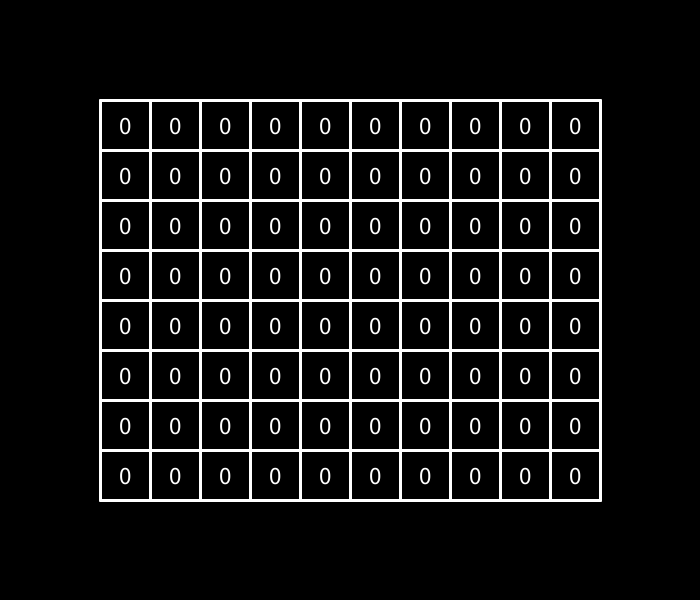
Frame 1 (no input)
Frame 60 (the mouse pressed at the canvas centre just before this capture): identical to frame 1, image omitted
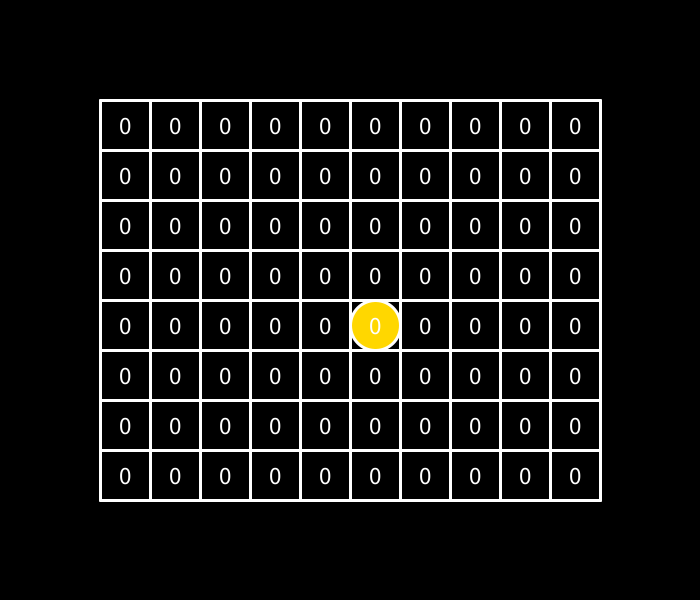
Frame 120 (the mouse held since frame 60 and released just before this capture)

The Processing sketch that drew these frames (run headless with seeded random() and noise(); from frame 60 on, the mouse is pressed at the canvas centre):

// Processing sketch: shortestPathSketchnew
// ── shortestPathSketchnew.pde
final int myWidth = 700;
final int myHeight = 600;
// Margem
final int marginWidth = 100;
final int marginHeight = 100;
// Resolucao Tabuleiro
final int myRows = 8;
final int myColumns = 10;
float cellWidth = (myWidth - 2.0*marginWidth)/myColumns;
float cellHeight = (myHeight - 2.0*marginHeight)/myRows;
// Matriz
int [][] board;
int [][] distance;
int [][] path;
int [] adjacent;
// Eixo
int cell; 
int cellX, cellY; 
float cellCenterX, cellCenterY; 

color windowColor;
int rColorIndex;
// Mouse
float x, y;
int myMouseX, myMouseY; 
boolean mouseflag;
// Timer
final int delay = 1000; 
int t1 = 0; 
final color black = color (0,0,0);
final color white = color (255, 255, 255);
final color red = color (255, 0, 0);
final color gold = color (255, 215, 0);

void settings()
{
  size(myWidth, myHeight); 
}

void setup()
{  
  ellipseMode(CENTER);
  windowColor = black;
  
  board = new int[myRows][myColumns];
  distance = new int[myRows][myColumns]; 
  path = new int [myRows][myColumns];
  adjacent = new int [8];
  matrixSetup(distance, -1); 
}

void draw()
{
  x=mouseX;
  y=mouseY;
  background(windowColor);
  drawBoard();
  drawCircle();
  drawPath();
  //ellipse(x, y, 5, 5);
  getMouseAxis(x, y, cellWidth, cellHeight, marginWidth, marginHeight);
  
  if (myMouseX < myColumns && myMouseX >= 0 && myMouseY < myRows && myMouseY >= 0) //Checks if the mouse is not clicking the margin
  {
    matrixSetup(path, 0);
    if (mouseflag)
      shortestPath(distance, myMouseY, myMouseX, path);
  }
}

// Settings
void lineSettings(color strokeColor, int strokeSize)
{
  stroke(strokeColor);
  strokeWeight(strokeSize);
}

void textSettings(color textColor, int size)
{
  textSize(size);
  fill(textColor); 
  textAlign(CENTER, CENTER); 
}

void drawBoard()
{
  lineSettings(white, 3);  
  for (int i = 0; i<=myColumns; i++)
    line(i*cellWidth + marginWidth, marginHeight, i*cellWidth + marginWidth, myRows*cellHeight + marginHeight);
  for (int i = 0; i<=myRows; i++)
    line(marginWidth, i*cellHeight + marginHeight, myColumns*cellWidth+marginWidth, i*cellHeight + marginHeight);
}

void drawCircle()
{
  int [] myColors = {gold};
  for (int i = 0; i<myRows; i++)
    for (int j = 0; j<myColumns; j++)
      if (board[i][j]>0)
      {
        fill(myColors[board[i][j]-1]);
        getCellCenter(j, i, cellWidth, cellHeight, marginWidth, marginHeight); 
        ellipse(cellCenterX, cellCenterY, cellWidth, cellHeight);
      }
}

void drawPath()
{
  textSettings(white, 25);
  for (int i = 0; i<myRows; i++)
    for (int j = 0; j<myColumns; j++)
    {
      getCellCenter(j, i, cellWidth, cellHeight, marginWidth, marginHeight); 
      text(path[i][j], cellCenterX, cellCenterY);
    }
}

void getMouseAxis(float x, float y, float w, float h, int marginWidth, int marginHeight) 
{
  myMouseX = int((x-marginWidth)/w);
  myMouseY = int((y-marginHeight)/h);
}

void getCellAxis(float x, float y, float w, float h, int marginWidth, int marginHeight) 
{
  cellX = int((x-marginWidth)/w);
  cellY = int((y-marginHeight)/h);
}

void getCellCenter(float x, float y, float w, float h, int marginWidth, int marginHeight) 
{
  cellCenterX = x*w + marginWidth + w/2.0;
  cellCenterY = y*h + marginHeight + h/2.0;
}

int getCell(float x, float y, float w, float h, int c, int marginWidth, int marginHeight) 
{
  int x0 = int((x-marginWidth)/w);
  int y0 = int((y-marginHeight)/h);
  cell = (y0*c)+x0;
  return cell;
}

void matrixSetup(int[][] m, int x) 
{
  for (int i = 0; i<myRows; i++)
    for (int j = 0; j<myColumns; j++)
      m[i][j]=x;
}

int countWhile(int[][] m, int rows, int columns, int x, int r, int c, int dv, int dh) 
{
  int result=0;
  r+=dv; 
  c+=dh; 
  while (r>=0 && c>=0 && r<=rows-1 && c<=columns-1 && m[r][c]==x)
  {
    result++; 
    r+=dv; 
    c+=dh; 
  }
  return result;
}

void S(int[][] m, int[][] d, int i, int j, int x) 
{
  if (i<myRows-1 && d[i+1][j]==-1 && m[i+1][j]==0) 
    d[i+1][j]=x+1;
}
void N(int[][] m, int[][] d, int i, int j, int x) 
{
  if (i>0 && d[i-1][j]==-1 && m[i-1][j]==0)
    d[i-1][j]=x+1;
}
void E(int[][] m, int[][] d, int i, int j, int x) 
{
  if (j<myColumns-1 && d[i][j+1]==-1 && m[i][j+1]==0)
    d[i][j+1]=x+1;
}

void NE(int[][]m, int[][]d, int i, int j, int x){
  if(i > 0 && j < myColumns -1 && d[i-1][j+1] == -1 && m[i-1][j+1] == 0)
    d[i-1][j+1] = x+1;
}

void SE(int[][]m, int[][]d, int i, int j, int x){
  if(i < myRows -1 && j < myColumns -1 && d[i+1][j+1] == -1 && m[i+1][j+1] == 0)
    d[i+1][j+1] = x+1;
}

void W(int[][] m, int[][] d, int i, int j, int x) 
{
  if (j>0 && d[i][j-1]==-1 && m[i][j-1]==0)
    d[i][j-1]=x+1;
}

void NW(int[][]m, int[][]d, int i, int j, int x){
  if(i > 0 && j > 0 && d[i-1][j-1] == -1 && m[i-1][j-1] == 0)
    d[i-1][j-1] = x+1;
}

void SW (int[][]m, int[][]d, int i, int j, int x){
  if(i < myRows -1 && j > 0 && d[i+1][j-1] == -1 && m[i+1][j-1] == 0)
    d[i+1][j-1] = x+1;
}

void sDistance(int[][] d, int i, int j) 
{
  if (i<myRows-1) 
    adjacent[0]=d[i+1][j];
  else
    adjacent[0]=9999; 
}
void nDistance(int[][] d, int i, int j) 
{
  if (i>0)
    adjacent[1]=d[i-1][j];
  else
    adjacent[1]=9999;
}
void eDistance(int[][] d, int i, int j) 
{
  if (j<myColumns-1)
    adjacent[2]=d[i][j+1];
  else
    adjacent[2]=9999;
}

void wDistance(int[][] d, int i, int j) 
{
  if (j>0)
    adjacent[3]=d[i][j-1];
  else
    adjacent[3]=9999;
}

void neDistance(int[][]d, int r, int c){
  if(r > 0 && c < myColumns -1)
    adjacent[4] = d[r-1][c+1];
  else
    adjacent[4] = 9999;
}

void seDistance(int[][]d, int r, int c){
  if(r < myRows -1 && c < myColumns -1)
    adjacent[5] = d[r+1][c+1];
  else
    adjacent[5] = 9999;
}

void nwDistance(int[][]d, int r, int c){
  if(r > 0 && c > 0)
    adjacent[6] = d[r-1][c-1];
  else
    adjacent[6] = 9999;
}

void swDistance(int[][]d, int r, int c){
  if(r < myRows -1 && c > 0)
    adjacent[7] = d[r+1][c-1];
  else
    adjacent[7] = 9999;
}

void distances(int[][] m, int rows, int columns, int r, int c, int[][] d)
{
  d[r][c]=0; 
  int x=0; 
  int loop=0;
  while (loop<rows*columns) 
  {   
    for (int i = 0; i < rows; i++)
      for (int j = 0; j < columns; j++)
        if (d[i][j]==x) 
        {
          S(m, d, i, j, x);
          N(m, d, i, j, x);
          E(m, d, i, j, x);
          W(m, d, i, j, x);
          NE(m, d, i, j, x);
          SE(m, d, i, j, x);
          NW(m, d, i, j, x);
          SW(m, d, i, j, x);
        }
    loop++;
    x++;
  }
}

void shortestPath(int [][] d, int r, int c, int[][] p)
{
  int currentDistance = d[r][c];
  while(currentDistance>=1)
  {
    p[r][c]=1;
    int direction=-1; 
    sDistance(d, r, c); 
    nDistance(d, r, c); 
    eDistance(d, r, c);
    neDistance(d, r, c);
    seDistance(d, r, c);
    wDistance(d, r, c);
    nwDistance(d, r, c);
    swDistance(d, r, c);
    for (int i = 0; i < 8; i++) 
      if (currentDistance>adjacent[i]  && adjacent[i] >=0)
      {
        currentDistance=adjacent[i];
        direction = i;
      } 
    if (currentDistance!=0)
    {
      if (direction==-1) 
        p[r][c]=1;
      if (direction==0) 
        p[r++][c]=currentDistance+1;
      if (direction==1) 
        p[r--][c]=currentDistance+1;
      if (direction==2) 
        p[r][c++]=currentDistance+1;
      if(direction == 3) // NE
         p[r--][c++] = currentDistance+1;
      if(direction == 4) //SE
         p[r++][c++] = currentDistance+1;
      if (direction==5) 
        p[r][c--]=currentDistance+1;
      if(direction == 6) //NW
         p[r--][c--] = currentDistance+1;
      if(direction == 7) //SW
         p[r++][c--] = currentDistance+1;
    }
  }
}


void mousePressed()
{
  x = mouseX;
  y = mouseY;

  mouseflag=true; 
  t1 = millis(); 
  rColorIndex=int(random(1))+1;
  if (x>marginWidth && x < myWidth-marginWidth && y>marginHeight && y < myHeight-marginHeight) 
  {
    matrixSetup(distance, -1); 
    cell = getCell(x, y, cellWidth, cellHeight, myColumns, marginWidth, marginHeight); 
    getCellAxis(x, y, cellWidth, cellHeight, marginWidth, marginHeight); 
    board[cellY][cellX] = rColorIndex;
    distances(board, myRows, myColumns, cellY, cellX, distance); 
  }
}
